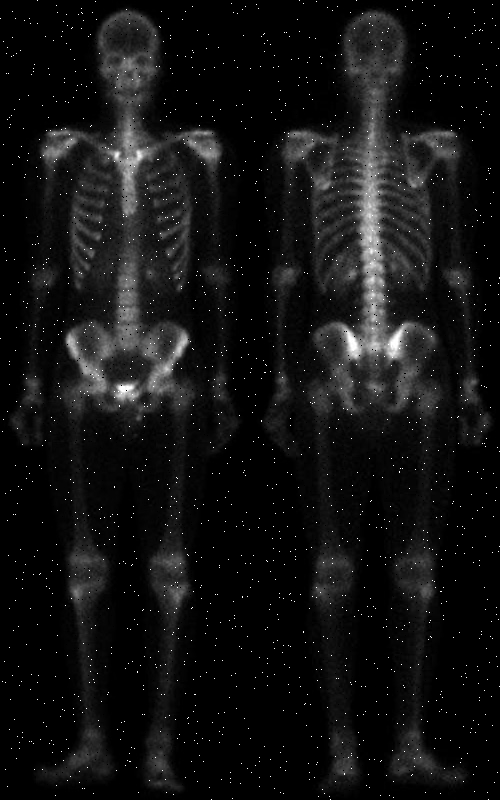
#> input picture HW2_DIP/images/bone-scan.png, 500 x 800 px, found by its file name
$ python 'question 4.py'
#> lines starting #> are read from the running program, lines starting #| are printed output that depends on the picture
import numpy as np
import cv2 as cv
import matplotlib.pyplot as plt


img = cv.imread('bone-scan.png')
#> img is the input picture: shape (800, 500, 3); min 0, max 255, mean 18.3
img = cv.cvtColor(img, cv.COLOR_BGR2GRAY)
#> img: shape (800, 500)


def median_mean(image, array):
#> called with array = 'median'
    copy_image = image.copy()
    if len(array) == 3 and len(array[0]) == 3 and len(array[1]) == 3 and len(array[2]) == 3:
        b=0
        bordersize = 1
        border = cv.copyMakeBorder(copy_image, top=bordersize, bottom=bordersize, left=bordersize, right=bordersize,
                                   borderType=cv.BORDER_REFLECT101)
        kernel = np.zeros([3,3],dtype='float32')
        for i in range(3):
            for j in range(3):
                kernel[i,j] =array[i][j]
                b +=abs(kernel[i,j])
        for i in range(800):
            for j in range(500):
                copy_image[i, j] = (kernel[0, 0] * border[i, j ] + kernel[0, 1] * border[i , j+1] + kernel[
                    0, 2] * border[i , j + 2] + kernel[1, 0] * border[i+1, j] + kernel[1, 1] * border[i+1, j+1] +
                                    kernel[1, 2] * border[i+1, j + 2] + kernel[2, 0] * border[i +2, j ] + kernel[
                                        2, 1] * border[i + 2, j+1] + kernel[2, 2] * border[i + 2, j + 2]) / b

                # [5 lines of commented-out code are left out]

        copy_image = copy_image.astype('uint8')
        return copy_image
    elif 'median' in array:
        #median_image = cv.medianBlur(copy_image, 3)
        bordersize=1
        border = cv.copyMakeBorder(copy_image, top=bordersize, bottom=bordersize, left=bordersize, right=bordersize,
                                   borderType=cv.BORDER_REFLECT101)
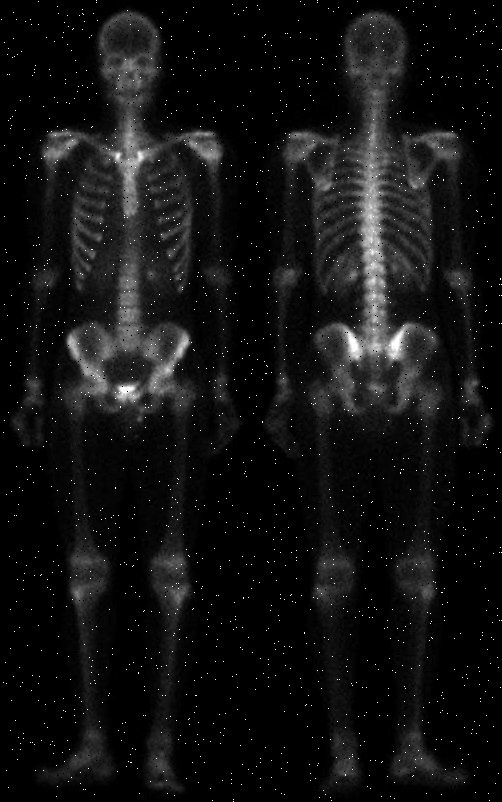
#> border: shape (802, 502); min 0, max 255, mean 18.2
        for i in range(800):
            for j in range(500):
                list=[border[i-1,j-1],border[i-1,j],border[i-1,j+1],border[i,j-1],border[i,j],border[i,j+1],border[i+1,j-1],border[i+1,j],border[i+1,j+1]]
                list.sort()
                copy_image[i,j]=list[4]
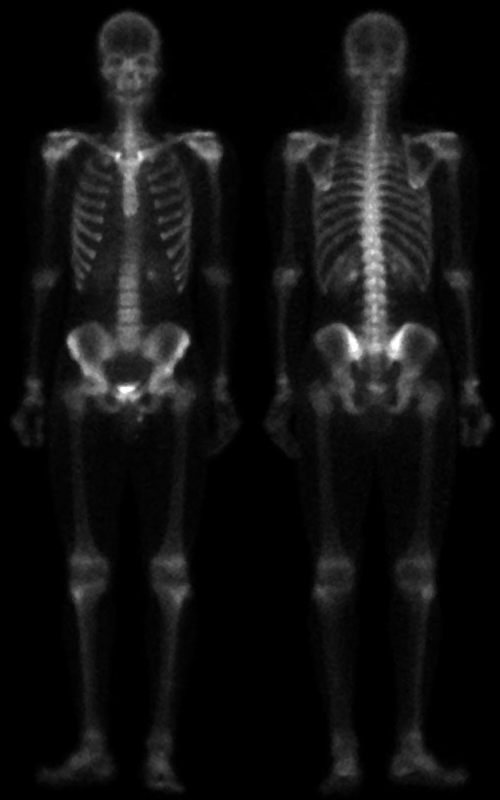
#> copy_image: shape (800, 500); min 0, max 255, mean 17.2


        return copy_image
    else:
        print('False')


cv.imshow('original', img)
img1 = median_mean(img, 'median')
img2 = median_mean(img, [[1, 1, 1], [1, 1, 1], [1, 1, 1]])
copy_image = img1.copy()
cv.imshow('median', img1)
cv.imshow('mean', img2)
# [22 lines of commented-out code are left out]
kernel=np.zeros([3,3],dtype='float32')
kernel[0,1]=kernel[1,0]=kernel[1,2]=kernel[2,1]=1
kernel[1,1]=-4

laplacian=median_mean(copy_image,kernel)
#> after the loop in median_mean (call 3), `for i in range(800):`:
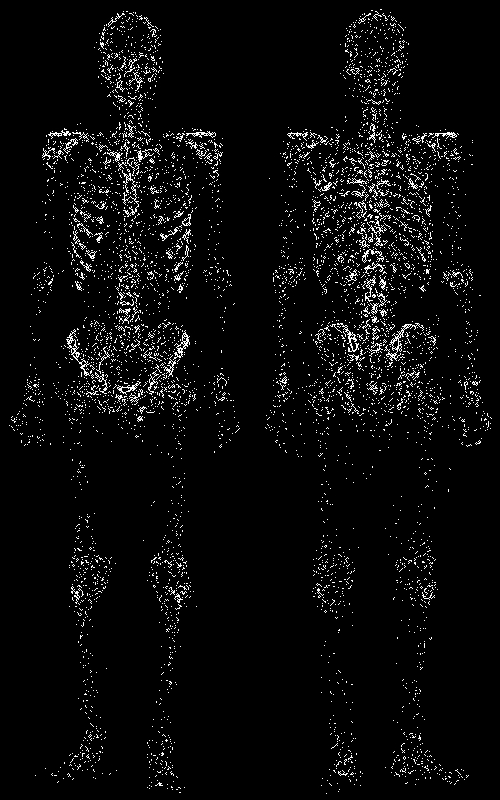
#> copy_image: shape (800, 500); min 0, max 255, mean 10.6
laplaciancv = cv.Laplacian(copy_image,cv.CV_8U)
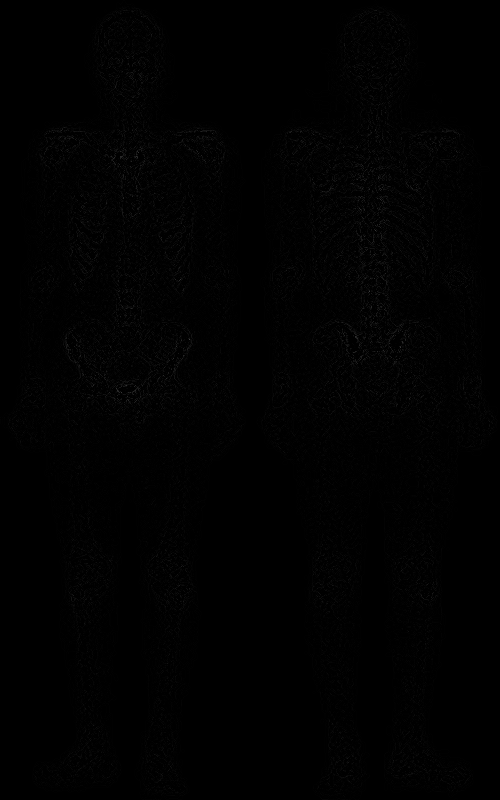
#> laplaciancv: shape (800, 500); min 0, max 67, mean 1.1
print(type(laplacian[5][5]))
#| <class 'numpy.uint8'>


print(np.all(laplaciancv==laplacian))
#| False
cv.imshow('2',laplaciancv)
cv.imshow('1',laplacian)


cv.waitKey(0)
cv.destroyAllWindows()
